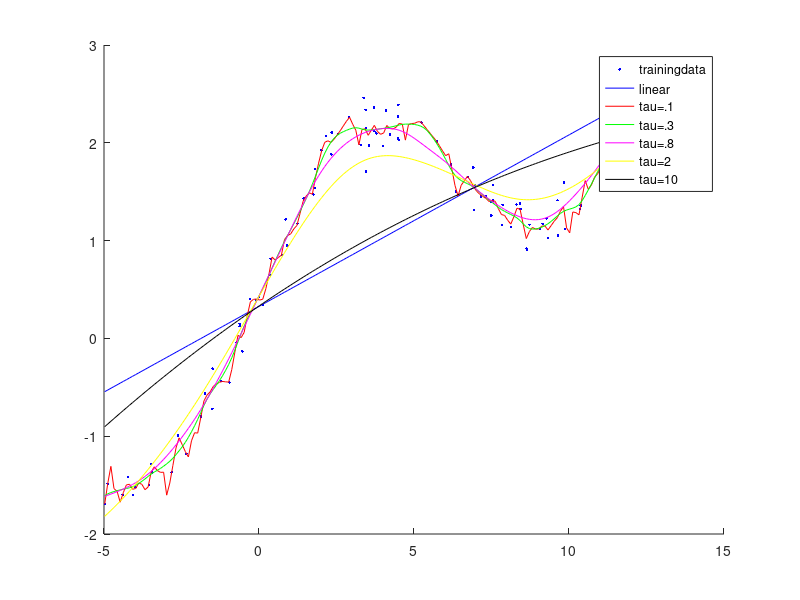

Write the MATLAB code that produced this figure.
%%%%%%% hw1q2d %%%%%%%%
load('q2x.dat');
load('q2y.dat');
x = [ones(size(q2x,1),1) q2x];
y = q2y;
%% linear regression
theta = pinv(x'*x)*x'*y;
figure;

hold on;
plot(x(:,2),y,'.b');
regr_line_x = min(x(:,2)):.1:max(x(:,2));
regr_line_y = theta(2)*regr_line_x + theta(1);
plot(regr_line_x,regr_line_y,'b');
%% locally weighted linear regression
taus = [.1 .3 .8 2 10];
colors = ['r' 'g' 'm' 'y' 'k'];
m = size(q2x,1);
for i=1:size(taus,2)
tau=taus(i);
for k=1:size(regr_line_x,2)
W = zeros(m,m);
for l=1:m
W(l,l)=exp(-(regr_line_x(k)-x(l,2))^2/(2*tau^2));
end
theta = pinv(x'*W*x)*x'*W*y;
regr_line_y(k) = theta(2)*regr_line_x(k) + theta(1);
end
plot(regr_line_x,regr_line_y,colors(i));
end

legend('trainingdata','linear','tau=.1','tau=.3',...
'tau=.8','tau=2','tau=10')
%%%%%%%%%%%%%%%%%%%%%%%%%%%%%%